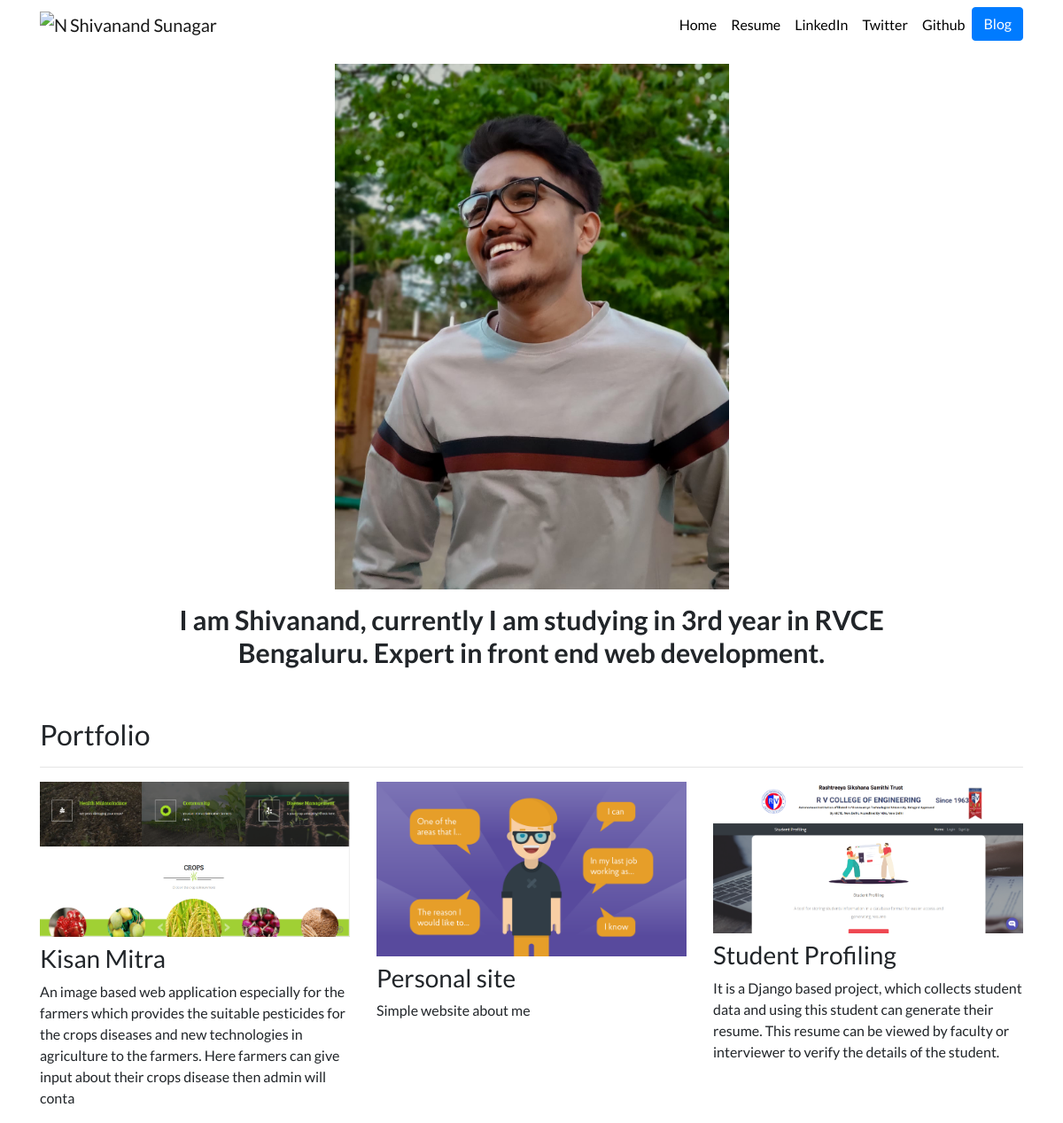
The page / on the database its author committed.
### portfolio/models.py (models this page shows, shortened)
class Project(models.Model):
    title = models.CharField(max_length=100)
    description = models.CharField(max_length=250)
    image = models.ImageField(upload_to='portfolio/images')
    url = models.URLField(blank=True)

### portfolio/views.py (the view)
# urls.py: 2. Add a URL to urlpatterns:  path('', views.home, name='home')
def home(request):
    projects = Project.objects.all()
    return render(request, 'portfolio/home.html', {'projects': projects})

### portfolio/templates/portfolio/home.html
{% extends "portfolio/base.html" %}
{% load static %}
{% block content %}
<div class="row justify-content-center my-3">
  <div class="col-5">
    <img src="{% static 'portfolio/shivanand_image.jpeg' %}" class="img-fluid">
  </div>
</div>
<div class="row justify-content-center mb-3">
  <div class="col-md-9 text-center">
    <h1 id="hometext" class="font-weight-bold" style="font-size: 1.9rem">I am Shivanand, currently I am studying in 3rd year in RVCE Bengaluru. Expert in front end web development. </h1>
  </div>
</div>
<h2 class="mt-5">Portfolio</h2>
<hr>
<div class="row">
  {% for project in projects %}
  <div class="col-lg-4 col-md-6">
    {% if project.url %}
    <a href="{{ project.url }}">
      <img src="{{ project.image.url }}" class="img-fluid mb-2">
    </a>
    {% else %}
    <img src="{{ project.image.url }}" class="img-fluid mb-2">
    {% endif %}
    <h3>{{ project.title }}</h3>
    <p>{{ project.description }}</p>
  </div>
  {% endfor %}
</div>
{% endblock %}

### portfolio/templates/portfolio/base.html (shortened to what this page needs)
{% load static %}
<!doctype html>
<html lang="en">
<head>
  <link rel="stylesheet" href="https://stackpath.bootstrapcdn.com/bootstrap/4.4.1/css/bootstrap.min.css">
  <link rel="stylesheet" href="{% static 'portfolio/style.css' %}">
</head>
<body>
  <nav id="topNav" class="navbar navbar-expand-md navbar-light">
    <div class="container">
      <a class="navbar-brand" href="{% url 'home' %}">
        <img src="https://raw.githubusercontent.com/zappycode/django3-personal-portfolio/master/portfolio/static/portfolio/Logo.png" width="30" height="30" class="d-inline-block align-top" alt="Nick's Logo">
        <span>Shivanand Sunagar</span>
      </a>
      <div class="collapse navbar-collapse text-center" id="navbarNav">
        <ul class="navbar-nav ml-auto">
          <li class="nav-item">
            <a class="nav-link" href="{% url 'home' %}">Home</a>
          </li>
          <li class="nav-item">
            <a class="nav-link" href="{% static 'portfolio/SHIVAND SUNAGAR.pdf' %}">Resume</a>
          </li>
          <li class="nav-item">
            <a class="nav-link" href="https://www.linkedin.com/in/shivanand-sunagar-1079b71b8/
            " target="_blank">LinkedIn</a>
          </li>
          <li class="nav-item">
            <a class="nav-link" href="https://twitter.com/01Shivanand" target="_blank">Twitter</a>
          </li>
          <li class="nav-item">
            <a class="nav-link" href="https://github.com/18shivanand" target="_blank">Github</a>
          </li>
          <li>
            <a role="button" href="{% url 'blog:allblogs' %}" class="btn btn-primary">Blog</a>
          </li>
        </ul>
      </div>
    </div>
  </nav>
  <div class="container">
    {% block content %}{% endblock %}
  </div>
</body>
</html>

### portfolio/static/portfolio/style.css (style rules this page uses)
.navbar-nav .nav-link { color: rgba(0,0,0,1) !important; }
body { font-family: 'Lato', sans-serif; }
@media (min-width: 992px) { #hometext { font-size: 3rem; } }

### rows shown on the page
Project: image (picture), title "Kisan Mitra", description "An image based web application especially for the farmers which provides the suitable pesticides for the crops diseases and new technologies in agriculture to the farmers. Here farmers can give input about their crops disease then admin will conta"
Project: image (picture), title "Personal site", description "Simple website about me"
Project: image (picture), title "Student Profiling", description "It is a Django based project, which collects student data and using this student can generate their resume. This resume can be viewed by faculty or interviewer to verify the details of the student."
